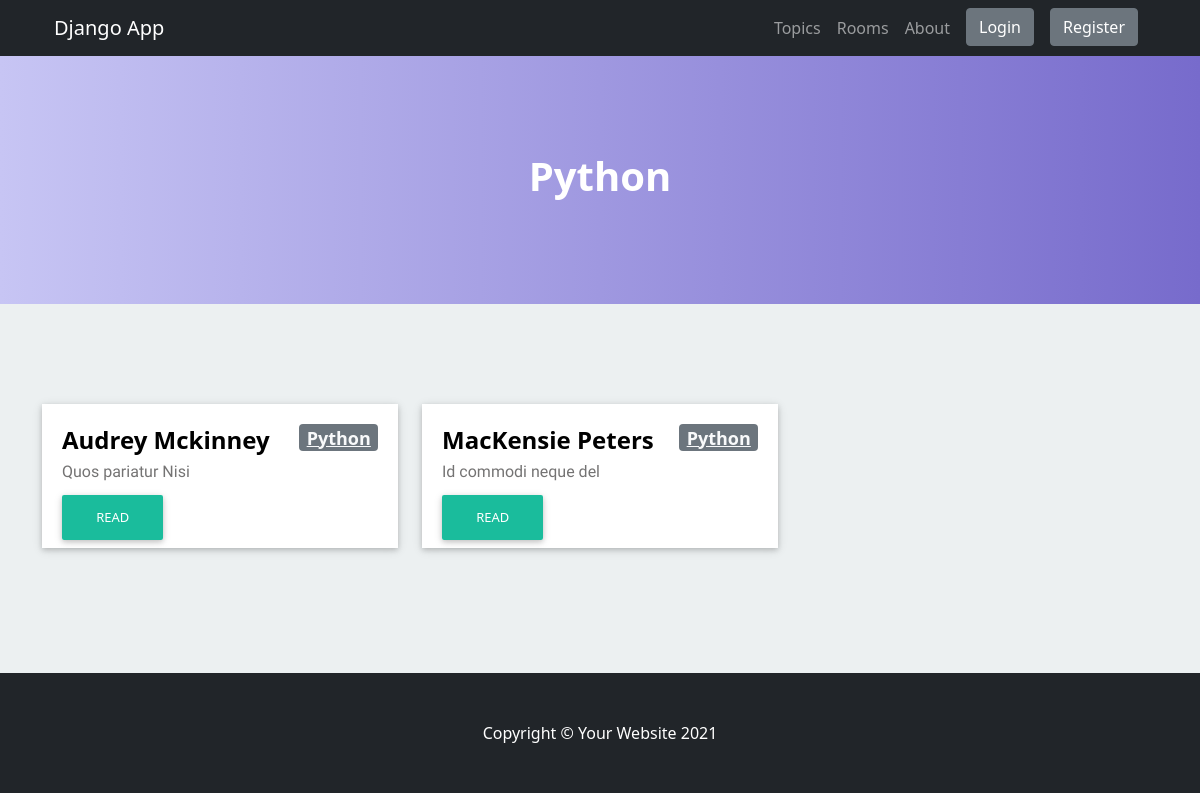
Screenshot of /topic/1/ with the database file from the repository.
### base/models.py (models this page shows, shortened)
class Topic(models.Model):
    name = models.CharField(max_length=200)
    created_at = models.DateTimeField(auto_now_add=True)
    updated_at = models.DateTimeField(auto_now=True)

class Room(models.Model):
    host = models.ForeignKey(User, on_delete=models.SET_NULL, null=True)
    topic = models.ForeignKey(Topic, on_delete=models.SET_NULL, null=True)
    name = models.CharField(max_length=200)
    description = models.TextField(null=True, blank=True)
    created_at = models.DateTimeField(auto_now_add=True)
    updated_at = models.DateTimeField(auto_now=True)
    class Meta:
        ordering = ['-updated_at', '-created_at']

### base/views.py (the view)
# urls.py: path('topic/<str:id>/', views.topic, name="topic"),
def topic(request, id):
  rooms = Room.objects.filter(topic=id)
  topic = Topic.objects.get(id=id)
  topicContext = {'topic': topic, 'rooms': rooms}
  return render(request, 'base/topic/topic.html', topicContext)

### base/templates/base/topic/topic.html
{% extends 'main.html' %}
{% block  content%}
    <header class="bg-primary bg-gradient text-white">
        <div class="container px-4 text-center">
            <h1 class="fw-bolder">{{topic.name}}</h1>
        </div>
    </header>
    <section class="details-card" id="rooms-cards">
        <div class="container">
            {% include 'base/components/rooms.html' %}
        </div>
    </section>
{% endblock  %}

### base/templates/base/components/rooms.html (shortened to what this page needs)
<div class="row">
    {% if rooms %}
        {% for room in rooms %}
        <div class="col-md-4">
            <div class="card-content">
                <div class="card-desc">
                    <h3>{{ room.name }} <span class="badge badge-secondary pull-right"><a class="link-light pull-right" href="{% url 'topic' room.topic.id %}">{{ room.topic.name }}</a></span></h3>
                    <p>{{ room.description }}</p>
                    <a href='{% url "room" room.id %}' class="btn-card">Read</a>
                </div>
            </div>
        </div>
        {% endfor %}
    {% else %}
        <div class="col-md-12">
            <h3 class="text-center">No Room Exists</h3>
        </div>
    {% endif %}
</div>

### rows the page displays
Topic: name "Python"
Room: name "Audrey Mckinney", topic.name "Python", description "Quos pariatur Nisi"
Room: name "MacKensie Peters", topic.name "Python", description "Id commodi neque del"
